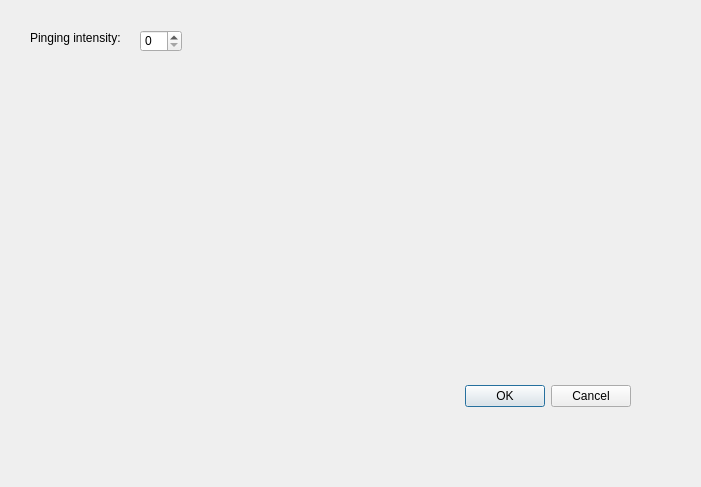
<?xml version="1.0" encoding="UTF-8"?>
<ui version="4.0">
 <class>Settings</class>
 <widget class="QDialog" name="Settings">
  <property name="geometry">
   <rect>
    <x>0</x>
    <y>0</y>
    <width>701</width>
    <height>487</height>
   </rect>
  </property>
  <property name="windowTitle">
   <string>pinger settings</string>
  </property>
  <widget class="QDialogButtonBox" name="buttonBox">
   <property name="geometry">
    <rect>
     <x>290</x>
     <y>380</y>
     <width>341</width>
     <height>32</height>
    </rect>
   </property>
   <property name="orientation">
    <enum>Qt::Horizontal</enum>
   </property>
   <property name="standardButtons">
    <set>QDialogButtonBox::Cancel|QDialogButtonBox::Ok</set>
   </property>
  </widget>
  <widget class="QLabel" name="label">
   <property name="geometry">
    <rect>
     <x>30</x>
     <y>30</y>
     <width>97</width>
     <height>16</height>
    </rect>
   </property>
   <property name="toolTip">
    <string>How often to send ping packets (in seconds)</string>
   </property>
   <property name="text">
    <string>Pinging intensity:</string>
   </property>
   <property name="buddy">
    <cstring>spinBox</cstring>
   </property>
  </widget>
  <widget class="QSpinBox" name="spinBox">
   <property name="geometry">
    <rect>
     <x>140</x>
     <y>30</y>
     <width>42</width>
     <height>22</height>
    </rect>
   </property>
  </widget>
 </widget>
 <resources/>
 <connections>
  <connection>
   <sender>buttonBox</sender>
   <signal>accepted()</signal>
   <receiver>Settings</receiver>
   <slot>accept()</slot>
   <hints>
    <hint type="sourcelabel">
     <x>248</x>
     <y>254</y>
    </hint>
    <hint type="destinationlabel">
     <x>157</x>
     <y>274</y>
    </hint>
   </hints>
  </connection>
  <connection>
   <sender>buttonBox</sender>
   <signal>rejected()</signal>
   <receiver>Settings</receiver>
   <slot>reject()</slot>
   <hints>
    <hint type="sourcelabel">
     <x>316</x>
     <y>260</y>
    </hint>
    <hint type="destinationlabel">
     <x>286</x>
     <y>274</y>
    </hint>
   </hints>
  </connection>
 </connections>
</ui>
